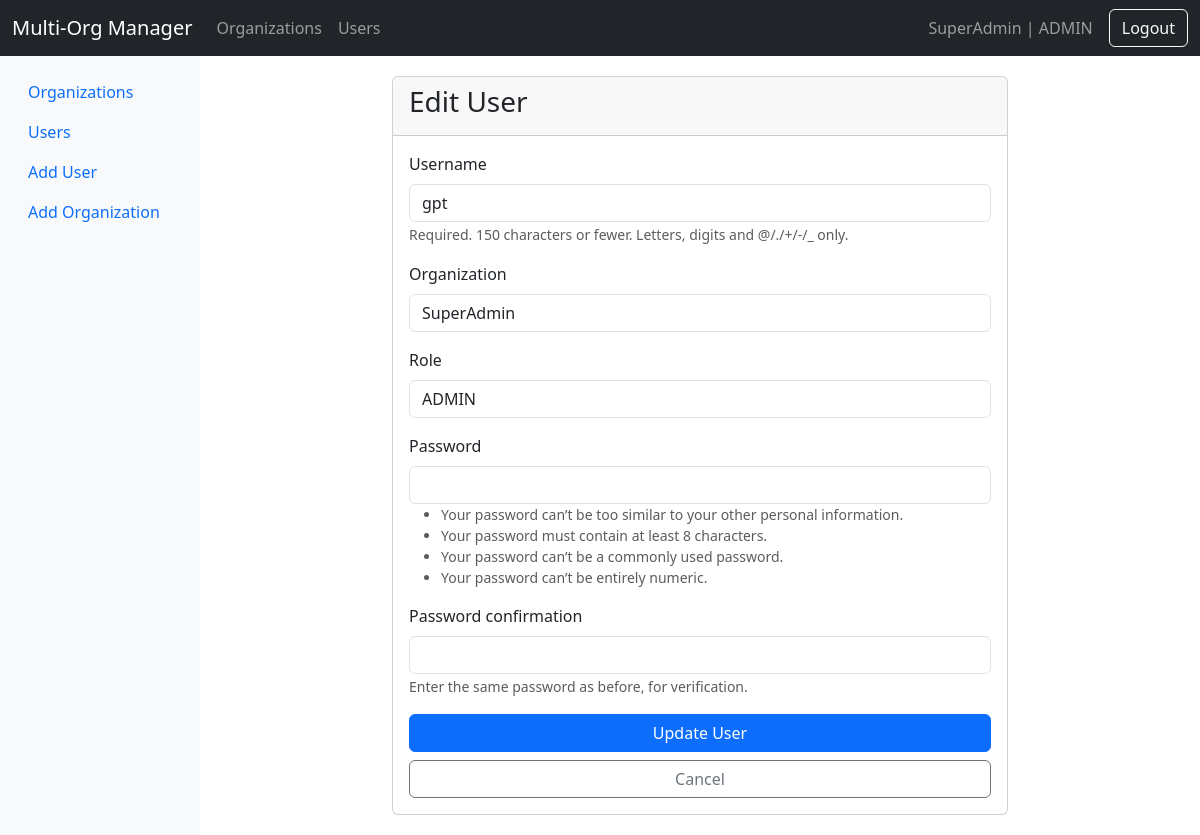
Page /organizations/users/1/edit/ (signed in) on the committed database.
### organizations/models.py (models this page shows, shortened)
class CustomUser(AbstractUser):
    organization = models.ForeignKey(
        Organization,
        on_delete=models.CASCADE,
        related_name='users',
        null=True,
    )
    role = models.ForeignKey(
        Role,
        on_delete=models.SET_NULL,
        null=True,
        related_name='users'
    )
    def is_organization_admin(self):
        return self.role and self.role.name == 'ADMIN'
    def is_main_org_admin(self):
        return (self.organization is not None and
                self.organization.is_main and
                self.is_organization_admin())

class Organization(models.Model):
    name = models.CharField(max_length=100, unique=True)
    address = models.TextField()
    is_main = models.BooleanField(default=False)
    created_at = models.DateTimeField(auto_now_add=True)
    updated_at = models.DateTimeField(auto_now=True)
    def __str__(self):
        return self.name

class Role(models.Model):
    ROLE_CHOICES = [
        ('ADMIN', 'Admin'),
        ('EDITOR', 'Editor'),
        ('VIEWER', 'Viewer'),
    ]
    name = models.CharField(max_length=20, choices=ROLE_CHOICES)
    description = models.TextField()
    def __str__(self):
        return self.name

### organizations/views.py (the view, shortened to what this page needs)
# urls.py: path('users/<int:pk>/edit/', views.UserUpdateView.as_view(), name='user-update'),  # Added missing user update URL
class UserUpdateView(LoginRequiredMixin, UserPassesTestMixin, OrganizationRequiredMixin, UpdateView):
    model = CustomUser
    form_class = CustomUserCreationForm
    template_name = 'organizations/user_form.html'
    def test_func(self):
        return (self.request.user.is_superuser or
                (self.request.user.is_organization_admin() and
                 self.get_object().organization == self.request.user.organization))

### organizations/forms.py
class CustomUserCreationForm(UserCreationForm):
    class Meta(UserCreationForm.Meta):
        model = CustomUser
        fields = UserCreationForm.Meta.fields + ('organization', 'role')
    def __init__(self, *args, **kwargs):
        organization = kwargs.pop('organization', None)
        user = kwargs.pop('user', None)  # Get current user
        super().__init__(*args, **kwargs)
        if organization:
            self.fields['organization'].initial = organization
            self.fields['organization'].widget = forms.HiddenInput()
        if user and user.role.name == 'EDITOR':
            self.fields['role'].queryset = Role.objects.exclude(name='ADMIN')

### organizations/mixins.py (called while the page is built)
    def dispatch(self, request, *args, **kwargs):
        if not request.user.is_authenticated:
            return redirect('login')
        if request.user.is_superuser:
            return super().dispatch(request, *args, **kwargs)
        if not request.user.organization:
            messages.error(request, 'You must be assigned to an organization to access this page.')
            return redirect('login')
        return super().dispatch(request, *args, **kwargs)

### organizations/templates/organizations/user_form.html (shortened to what this page needs)
{% extends 'organizations/base.html' %}
{% block content %}
<div class="container">
    <div class="row justify-content-center">
        <div class="col-md-8">
            <div class="card">
                <div class="card-header">
                    <h3 class="card-title">
                        {% if form.instance.pk %}
                            Edit User
                        {% else %}
                            Create User
                        {% endif %}
                    </h3>
                </div>
                <div class="card-body">
                    <form method="post">
                        {% for field in form %}
                            <div class="mb-3">
                                <label for="{{ field.id_for_label }}" class="form-label">
                                    {{ field.label }}
                                </label>
                                {% load widget_tweaks %}
                                {{ field|add_class:"form-control" }}
                                {% if field.help_text %}
                                    <small class="form-text text-muted">{{ field.help_text }}</small>
                                {% endif %}
                            </div>
                        {% endfor %}
                        <div class="d-grid gap-2">
                            <button type="submit" class="btn btn-primary">
                                {% if form.instance.pk %}
                                    Update User
                                {% else %}
                                    Create User
                                {% endif %}
                            </button>
                            <a href="{% url 'user-list' %}" class="btn btn-outline-secondary">
                                Cancel
                            </a>
                        </div>
                    </form>
                </div>
            </div>
        </div>
    </div>
</div>
{% endblock %}

### organizations/templates/organizations/base.html (shortened to what this page needs)
<!DOCTYPE html>
<html lang="en">
<head>
    <link href="https://cdn.jsdelivr.net/npm/bootstrap@5.3.0/dist/css/bootstrap.min.css" rel="stylesheet">
</head>
<body>
    <nav class="navbar navbar-expand-lg navbar-dark bg-dark">
        <div class="container-fluid">
            <a class="navbar-brand" href="{% url 'organization-list' %}">Multi-Org Manager</a>
            <div class="collapse navbar-collapse" id="navbarNav">
                <ul class="navbar-nav me-auto">
                    <li class="nav-item">
                        <a class="nav-link" href="{% url 'organization-list' %}">Organizations</a>
                    </li>
                    <li class="nav-item">
                        <a class="nav-link" href="{% url 'user-list' %}">Users</a>
                    </li>
                </ul>
                {% if user.is_authenticated %}
                    <span class="navbar-text me-3">
                        {{ user.organization.name }} | {{ user.role.name }}
                    </span>
                    <form method="post" action="{% url 'logout' %}" class="d-flex">
                        <button class="btn btn-outline-light" type="submit">Logout</button>
                    </form>
                {% endif %}
            </div>
        </div>
    </nav>
    <div class="container-fluid">
        <div class="row">
            <nav class="col-md-2 d-none d-md-block sidebar">
                <div class="position-sticky pt-3">
                    <ul class="nav flex-column">
                        <li class="nav-item">
                            <a class="nav-link" href="{% url 'organization-list' %}">
                                Organizations
                            </a>
                        </li>
                        <li class="nav-item">
                            <a class="nav-link" href="{% url 'user-list' %}">
                                Users
                            </a>
                        </li>
                        {% if user.is_organization_admin %}
                            <li class="nav-item">
                                <a class="nav-link" href="{% url 'user-create' %}">
                                    Add User
                                </a>
                            </li>
                        {% endif %}
                        {% if user.is_main_org_admin %}
                            <li class="nav-item">
                                <a class="nav-link" href="{% url 'organization-create' %}">
                                    Add Organization
                                </a>
                            </li>
                        {% endif %}
                    </ul>
                </div>
            </nav>
            <main class="col-md-10 ms-sm-auto content">
                {% block content %}{% endblock %}
            </main>
        </div>
    </div>
</body>
</html>

### organizations/templates/organizations/base.html (style rules this page uses)
.sidebar { min-height: calc(100vh - 56px); background-color: #f8f9fa; }
.content { padding: 20px; }

### rows in the picture
CustomUser: organization.name "SuperAdmin", role.name "ADMIN", form "gpt" "SuperAdmin" "ADMIN"

### other values in the picture
{{ field.label }} "Username" "Organization" "Role" "Password" "Password confirmation"
{{ field.help_text }} "Required. 150 characters or fewer. Letters, digits and @/./+/-/_ only." "Enter the same password as before, for verification."
